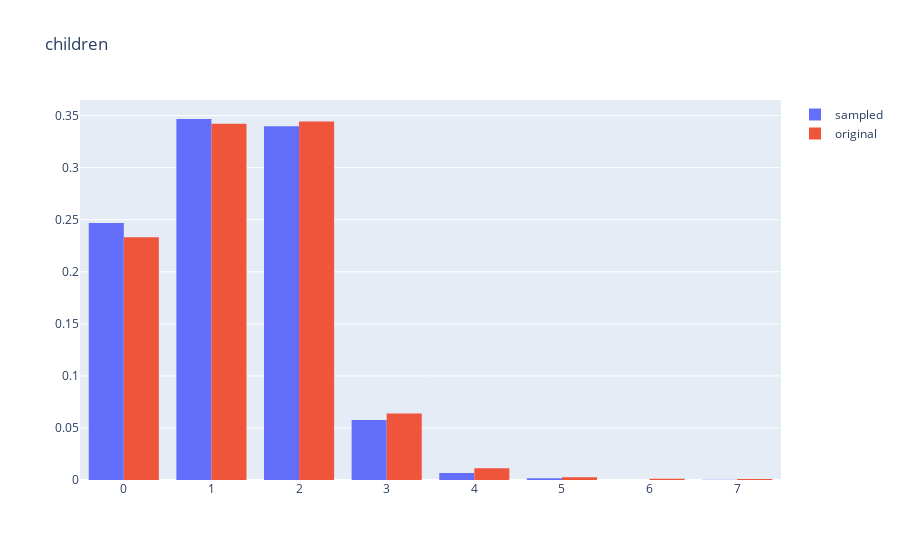

Notebook code cell kept with this figure:
### Code cell
fig = go.Figure()
fig = go.Figure()
fig.update_layout(
    title="children")
fig.add_trace(go.Histogram(x=sampled_data.children,
              histnorm='probability density', name=f"sampled"))
fig.add_trace(go.Histogram(x=data.children,
              histnorm='probability density', name=f"original"))

### Figure 1 — Plotly figure (JSON) as saved in the notebook; plotly's stock layout.template omitted (floating-point values rounded to 4 significant figures; data arrays with more than 128 entries replaced by an {"elided": "..."} marker saying what was removed)
{"data": [{"histnorm": "probability density", "name": "sampled", "type": "histogram", "x": {"elided": "9753 int values"}}, {"histnorm": "probability density", "name": "original", "type": "histogram", "x": {"elided": "3871 int values"}}], "layout": {"title": {"text": "children"}}}
